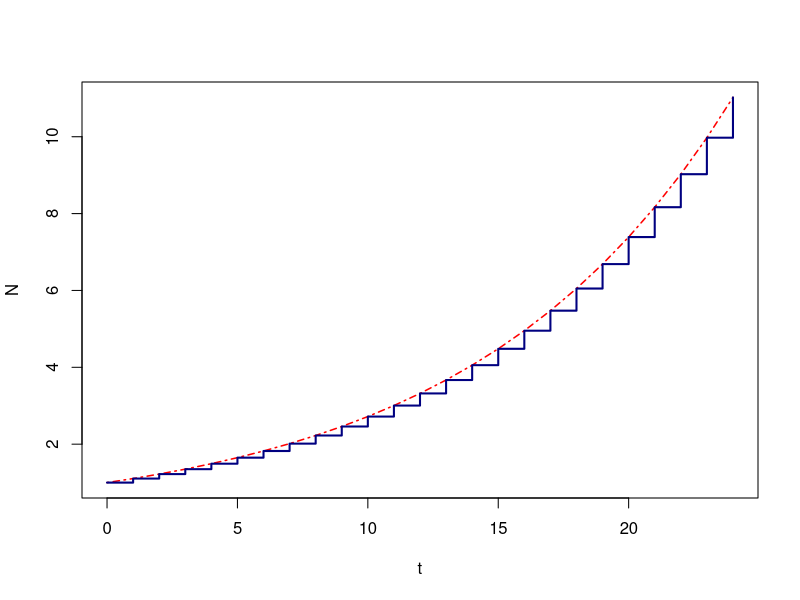
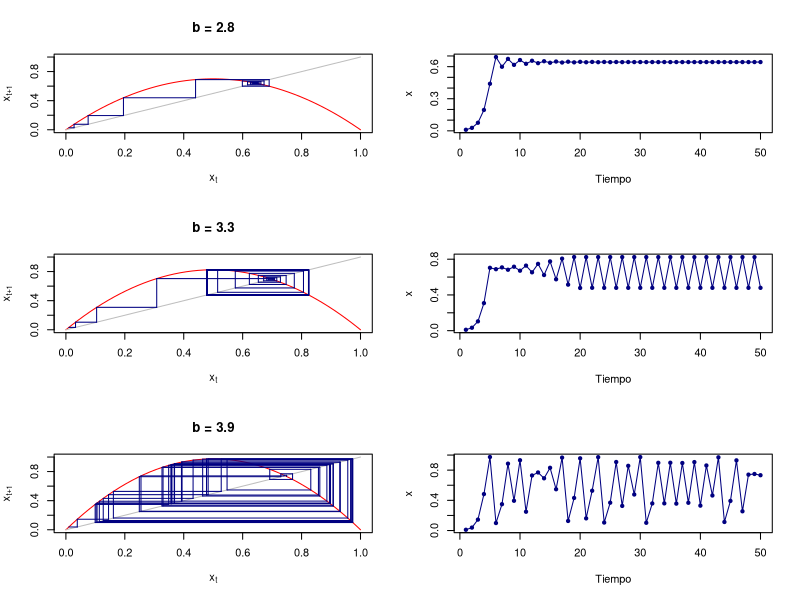

These figures' R source, in order:
## ---- chunk 1
t<- 0:24
r <- 0.1
lambda <- exp(r)
N <- exp(r * t)

N.disc <- numeric(25)
N.disc[1] <- 1

for(i in 2:25)N.disc[i] <- lambda * N.disc[i-1]

plot(t, N, col = "red", type = "l", lty = 4, lwd = 1.5)
lines(t, N.disc, col = "navy", type = "s", lwd = 2)
## ---- chunk 2
t <- 1:50
b <- c(2.8, 3.3, 3.9)

x.out <- numeric(length(t))

for(i in seq_along(b)){
    x <- numeric(length(t))
    x[1] <- 0.01
    for(j in 2:length(t)){
        x[j] <- b[i]*(1 - x[j-1])*x[j-1]
    }
    x.out <- rbind(x.out, x)
}

xt <- t(x.out)[,-1]
## ---- chunk 3
x.x <- seq(0, 1, len = 50)

df.1 <- data.frame(x.1 = b[1]*(1-x.x)*x.x,
                   x.1.= b[1]*(1-2*x.x),
                   x.2 = b[2]*(1-x.x)*x.x,
                   x.2.= b[2]*(1-2*x.x),
                   x.3 = b[3]*(1-x.x)*x.x,
                   x.3.= b[3]*(1-2*x.x),
                   x = x.x)

par(mfrow = c(3, 2))
with(df.1, {plot(x.x, x.1, type = "l", col = "red", 
                 ylim = c(0, 1), main = "b = 2.8",
                 xlab = expression(x[t]), ylab = expression(x[t+1]));
    lines(x.x, x.x, col = "grey");
    for(i in 1:48){
        lines(c(xt[i+1, 1], xt[i+1, 1]), c(xt[i+1, 1], xt[i+2, 1]), col = "navy")
        lines(c(xt[i, 1], xt[i+1, 1]), c(xt[i+1, 1], xt[i+1, 1]), col = "navy")
    }})
plot(t, xt[, 1], type = "l", col = "navy", xlab = "Tiempo", ylab = "x")
points(t, xt[, 1], pch = 20, col = "navy")

with(df.1, {plot(x.x, x.2, type = "l", col = "red",
                 ylim = c(0, 1), main = "b = 3.3",
                 xlab = expression(x[t]), ylab = expression(x[t+1]));
    lines(x.x, x.x, col = "grey");
    for(i in 1:48){
        lines(c(xt[i+1, 2], xt[i+1, 2]), c(xt[i+1, 2], xt[i+2, 2]), col = "navy")
        lines(c(xt[i, 2], xt[i+1, 2]), c(xt[i+1, 2], xt[i+1, 2]), col = "navy")
    }})
plot(t, xt[, 2], type = "l", col = "navy", xlab = "Tiempo", ylab = "x")
points(t, xt[, 2], pch = 20, col = "navy")

with(df.1, {plot(x.x, x.3, type = "l", col = "red",
                 ylim = c(0, 1), main = "b = 3.9",
                 xlab = expression(x[t]), ylab = expression(x[t+1]));
    lines(x.x, x.x, col = "grey");
    for(i in 1:48){
        lines(c(xt[i+1, 3], xt[i+1, 3]), c(xt[i+1, 3], xt[i+2, 3]), col = "navy")
        lines(c(xt[i, 3], xt[i+1, 3]), c(xt[i+1, 3], xt[i+1, 3]), col = "navy")
    }})
plot(t, xt[, 3], type = "l", col = "navy", xlab = "Tiempo", ylab = "x")
points(t, xt[, 3], pch = 20, col = "navy")

